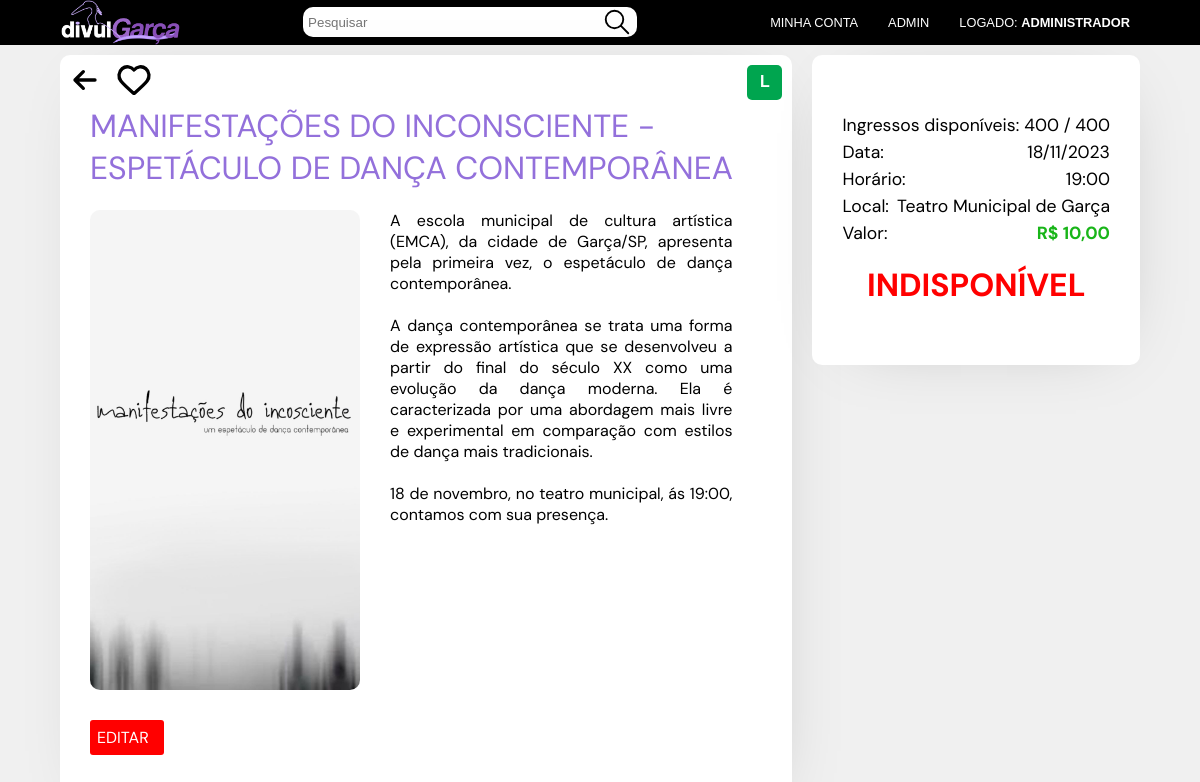
/evento.php?evento=51 (signed in), run on the app's committed database.
### tables this page shows
CREATE TABLE `posts` (
  `codPostagem` int(11) NOT NULL,
  `Titulo` varchar(120) NOT NULL,
  `Conteudo` varchar(5000) NOT NULL,
  `TotalIngressos` int(11) NOT NULL DEFAULT 0,
  `qtdIngressos` int(11) NOT NULL,
  `Data` date NOT NULL,
  `Horario` time NOT NULL,
  `Local` varchar(40) NOT NULL,
  `Imagem` mediumtext NOT NULL DEFAULT '\'imagens/imagem.png',
  `Banner` mediumtext NOT NULL,
  `Valor` double NOT NULL,
  `Classificacao` varchar(3) NOT NULL
);

### conexao.php (called while the page is built, shortened)
<?php
require_once("header.php");
function converterData($dataNoFormatoAAAAMMDD) {
    $timestamp = strtotime($dataNoFormatoAAAAMMDD);
    $novaData = date('d/m/Y', $timestamp);
    return $novaData;
}
function removerSegundos($horaCompleta) {
    $tempo = explode(':', $horaCompleta);
    if (isset($tempo[0], $tempo[1])) {
        return $tempo[0] . ':' . $tempo[1];
    } else {
        return $horaCompleta;
    }
}
?>

### evento.php (the view, shortened to what this page needs)
<?php
    require_once("conexao.php");
    $postid = $_GET['evento'];
    $data = date('Y-m-d');
    $disp = true;
    function VerDisponibilidade($qtd) {
        global $disp;
        if($qtd <= 0 || $disp == false) {
            return "<h1 style='color: red; font-size: 2rem;'>INDISPONÍVEL</h1>";
        }
        else return "<h1 style='color: green; font-size: 2rem;'>DISPONÍVEL</h1>";
    }
    function formatarDinheiro($valor) {
        return 'R$ ' . number_format($valor, 2, ',', '.');
    }
    function corClassificacao($classificacao) {
        if($classificacao == "L") return "background-color: #00a54f;";
    }
    $sql = "SELECT * FROM posts WHERE codPostagem = $postid";
    $todos_produtos = $conn->query($sql);
    $favorito = false;
    $AdminLevel = 0;
    $DadosLogin = null;
    if (isset($_SESSION['__DVC_DadosLogin'])) {
        $DadosLogin = $_SESSION['__DVC_DadosLogin'];
        $AdminLevel = $DadosLogin['Admin'];
    }
    $total = 0; while($row = mysqli_fetch_assoc($todos_produtos)) { $total ++;
        if($row["Data"] < $data) {
            $disp = false;
        }
?>
<!DOCTYPE html>
<html lang="pt-br">
<head>
    <link rel="stylesheet" href="style.css">
    <link rel="stylesheet" href="evento.css">
</head>
<body>
    <?php CriarHeader(2, $DadosLogin); ?>
    <div class="eventos_show">
            <div class="evento_show">
            <div class="botoes-menu">
                <div class="botoes-menu-esquerda">
                    <a href="index.php"><svg class="svg-sel" width="40px" height="40px" viewBox="0 0 24 24" fill="none" xmlns="http://www.w3.org/2000/svg">
                    <path d="M6 12H18M6 12L11 7M6 12L11 17" stroke="#000000" stroke-width="2" stroke-linecap="round" stroke-linejoin="round"/>
                    </svg></a>
                    <?php if($favorito == false) { ?><a href="favoritar.php?evento=<?php echo $postid; ?>"></a>
                    <?php } ?>
                </div>
                <div title="Classificação indicativa" class="classificacao-indicativa" style="<?php echo corClassificacao($row["Classificacao"]); ?>">
                    <span class="classificacao-indicativa-txt"><?php echo $row["Classificacao"]; ?></span>
                </div>
            </div>
                <h1 style='font-size: 2em;'><?php echo $row["Titulo"]; ?></h1><br>
                <div class="conteudo">
                    <img src=<?php echo $row["Imagem"]; ?> alt="Imagem"  width="300" height="480" onclick="showImage()">
                    <p><?php echo $row["Conteudo"]; ?></p>
                </div>
            <?php if($AdminLevel == 1) { ?> <a style="width: 60px;" class="remover" href="editar.php?evento=<?php echo $postid ?>">EDITAR</a> <?php } ?>
            </div>
            <div class="evento_disponibilidade">
                <div class="tabela">
                    <?php if(intval($row["Valor"]) != 0) { ?><div class="linha">
                        <span>Ingressos disponíveis:</span>
                        <span><?php echo $row["qtdIngressos"].' / '.$row["TotalIngressos"]; ?></span>
                    </div><?php } ?>
                    <div class="linha">
                        <span>Data:</span>
                        <span><?php echo converterData($row["Data"]); ?></span>
                    </div>
                    <div class="linha">
                        <span>Horário:</span>
                        <span><?php echo removerSegundos($row["Horario"]); ?></span>
                    </div>
                    <div class="linha">
                        <span>Local:</span>
                        <span><?php echo $row["Local"]; ?></span>
                    </div>
                    <div class="linha">
                        <span>Valor:</span>
                        <span style="color: #19B519; font-weight: bold;"><?php if(intval($row["Valor"]) != 0) { ?><?php echo formatarDinheiro($row["Valor"]); } else { echo "GRÁTIS"; } ?></span>
                    </div>
                </div>
                <?php echo VerDisponibilidade($row["qtdIngressos"]); ?>
            </div>
        <?php }
        ?>
    </div><br>
</body>
</html>

### header.php (shortened to what this page needs)
<link rel="stylesheet" href="header.css">
<?php
function CriarHeader($pagina, $DadosLogin) {
    $AdminLevel = 0;
    if($DadosLogin != null) {
        $AdminLevel = intval($DadosLogin["Admin"]);
    } ?>
    <header>
    <a href="index.php" class="none"><img class="logo-maior" src="imagens/logo2.png" alt="Logo" width="120px"><img class="logo-menor" src="imagens/logo_menor.png" alt="Logo" width="60px"></a>
    <?php if($pagina <= 2 || $pagina == 4) { ?>
    <form class="pesquisa" action="index.php" method="GET">
        <input type="search" name="search" placeholder="Pesquisar">
        <button type="submit"></button>
    </form>
    <?php } ?>
    <ul class="h-opcs">
        <li class="header-li"> <?php if(isset($DadosLogin)) { ?>
            <a href="conta.php" <?php if($pagina == 4) echo"class='sel'";?>>Minha conta</a>
            <?php } ?>
        </li>
        <li class="header-li"><?php if($AdminLevel == 1) { ?><a href='admin.php' <?php if($pagina == 3) echo"class='sel'"; ?>>Admin</a></li>
        <li class="header-li"> <?php } if(isset($DadosLogin)) { ?>
            <a href="deslogar.php">Logado: <b><?php echo $DadosLogin['Nome']; ?></b></a>
        <?php } else { ?><a href='login.php' <?php if($pagina == 5) echo"class='sel'"; ?>>LOGIN</a> <?php } ?>
        </li>
    </ul>
</header>
<?php } ?>

### header.css (style rules this page uses)
header { display: flex; flex-direction: left; justify-content: space-between; padding-left: 5%; padding-right: 5%; align-items: center; color: white; background-color: black; }
header img { padding: 5px; }
.h-opcs { display: flex; flex-direction: row; list-style-type: none; margin: 0; padding: 0; text-transform: uppercase; gap: 10px; }
.header-li { align-self: center; white-space: nowrap; font-size: 0.8rem; text-transform: uppercase; font-family: Arial, Helvetica, sans-serif; }
.header-li a { color: inherit; text-decoration: none; padding: 10px; border-radius: 6px; }
.pesquisa { margin: 0; padding: 0 5px 0 5px; display: flex; align-items: center; gap: 5px; background-color: white; border-radius: 10px; width: 30%; }
.pesquisa input { background-color: none; border: none; width: 100%; appearance: none; -webkit-appearance: none; -moz-appearance: none; }
.pesquisa button { background-color: transparent; margin: 0; border: 0; padding: 0; }
.logo-maior { display: block; margin: 0; padding: 0; }

### style.css (style rules this page uses)
body { padding: 0%; margin: 0%; font-family: 'DM Sans', sans-serif; background-color: #f0f0f0; display: flex; flex-direction: column; min-height: 100vh; }
img { max-width: 280px; }
a { text-decoration: none; color: inherit; }

### evento.css (style rules this page uses)
* { margin: 0; padding: 0; }
.eventos_show { display: flex; flex-direction: row; justify-content: space-between; align-items: stretch; margin-left: 5%; margin-right: 5%; margin-top: 10px; gap: 20px; }
.evento_disponibilidade { flex: 2; display: flex; height: 250px; flex-direction: column; align-items: center; justify-content: center; color: black; padding: 30px; text-align: center; background-color: white; border-radius: 10px; -webkit-box-shadow: 7px 7px 69px -37px rgba(0,0,0,0.26); -moz-box-shadow: 7px 7px 69px -37px rgba(0,0,0,0.26); box-shadow: 7px 7px 69px -37px rgba(0,0,0,0.26); }
.evento_disponibilidade h1 { font-size: 2.5rem; }
.evento_show { flex: 7; display: flex; flex-direction: column; align-items: left; padding: 0; padding-bottom: 30px; color: black; text-align: left; background-color: white; border-radius: 10px; -webkit-box-shadow: 7px 7px 69px -37px rgba(0,0,0,0.26); -moz-box-shadow: 7px 7px 69px -37px rgba(0,0,0,0.26); box-shadow: 7px 7px 69px -37px rgba(0,0,0,0.26); }
.evento_show p { text-align: justify; margin: 0; margin-left: 30px; margin-right: 30px; font-size: 1rem; font-weight: normal; }
.evento_show h1 { color: #9370DB; margin: 0; padding: 0; margin-left: 30px; margin-right: 30px; font-size: 3rem; text-transform: uppercase; font-weight: normal; }
.remover { background-color: red; padding: 7px; border: none; border-radius: 3px; color: white; margin: 30px; }
.conteudo { display: flex; flex-direction: left; margin: 0; margin-left: 30px; margin-right: 30px; }
.svg-sel { border-radius: 100%; margin: 5px 0 0 5px; }
img { border-radius: 10px; }
.botoes-menu { margin: 0; padding: 0; display: flex; justify-content: space-between; gap: 10px; }
.classificacao-indicativa { height: 35px; width: 35px; display: flex; align-items: center; justify-content: center; background-color: orange; border-radius: 5px; margin: 10px 10px 0 0; }
.classificacao-indicativa-txt { font-size: 1em; font-family: Arial, Helvetica, sans-serif; color: white; font-weight: bold; }
.tabela { margin: 0; padding: 0; display: flex; flex-direction: column; width: 100%; margin-bottom: 20px; font-size: 1.1rem; gap: 5px; }
.linha { display: flex; justify-content: space-between; gap: 5px; }
.linha span { white-space: nowrap; }

### data on the page
posts: Classificacao "L", Titulo "MANIFESTAÇÕES DO INCONSCIENTE - ESPETÁCULO DE DANÇA CONTEMPORÂNEA", Imagem (picture), Conteudo "A escola municipal de cultura artística (EMCA), da cidade de Garça/SP, apresenta pela primeira vez, o espetáculo de dança contemporânea. A dança contemporânea se trata uma forma de expressão artística que se desenvolveu a partir do final do século XX como uma evolução da dança moderna. Ela é caracterizada por uma abordagem mais livre e experimental em comparação com estilos de dança mais tradicionais. 18 de novembro, no teatro municipal, ás 19:00, contamos com sua presença.", qtdIngressos "400", TotalIngressos "400", Data "18/11/2023", Horario "19:00", Local "Teatro Municipal de Garça", Valor "R$ 10,00", shows "INDISPONÍVEL"
